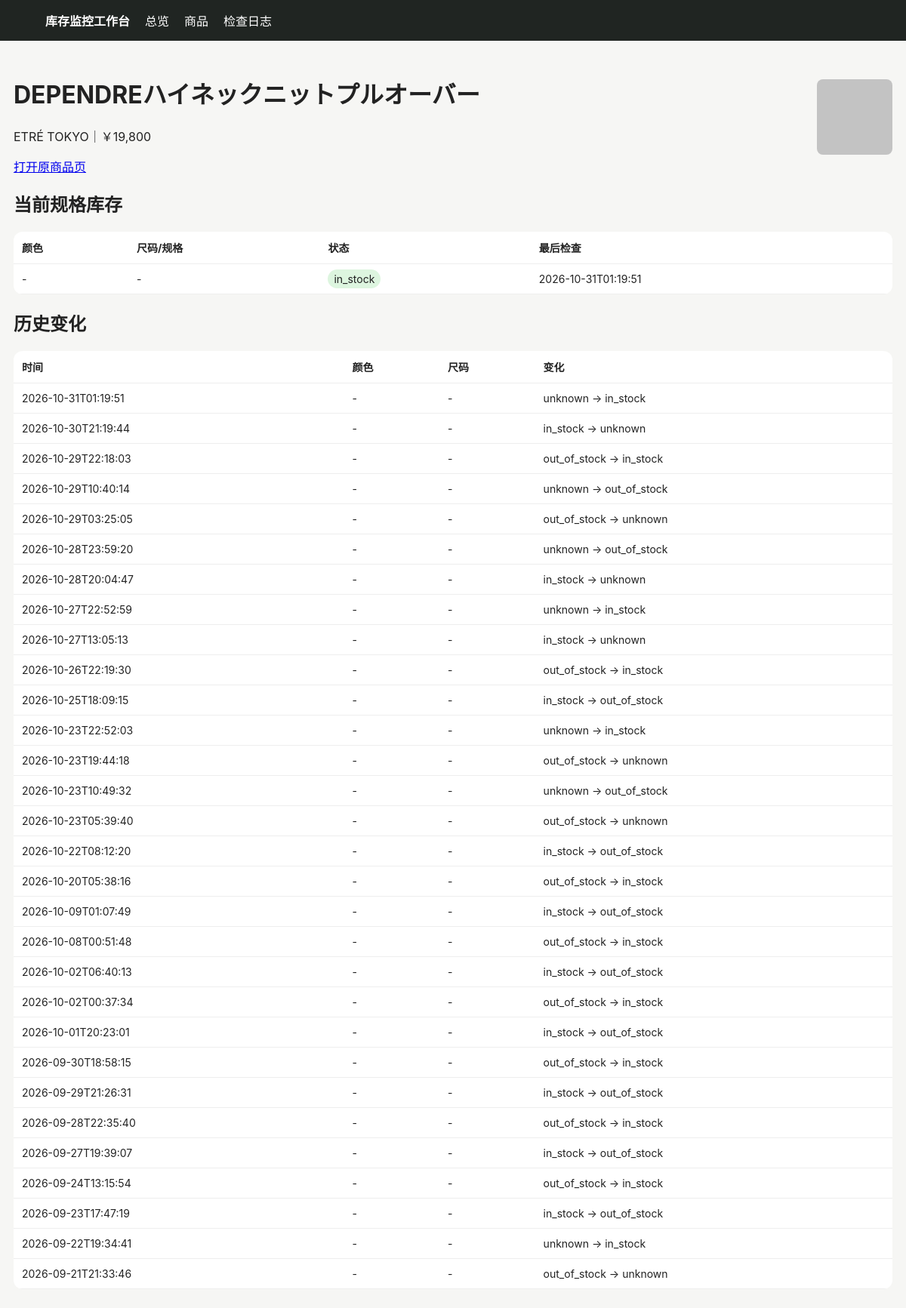
The app's page /product/671 with its own data.
### tables this page shows
CREATE TABLE products (
 id INTEGER PRIMARY KEY AUTOINCREMENT,
 site TEXT NOT NULL,
 url TEXT NOT NULL UNIQUE,
 name TEXT NOT NULL,
 price TEXT,
 image_url TEXT,
 first_seen TEXT NOT NULL,
 last_seen TEXT NOT NULL
);

CREATE TABLE variants (
 id INTEGER PRIMARY KEY AUTOINCREMENT,
 product_id INTEGER NOT NULL,
 color TEXT NOT NULL DEFAULT '',
 size TEXT NOT NULL DEFAULT '',
 status TEXT NOT NULL,
 last_checked TEXT NOT NULL,
 UNIQUE(product_id, color, size)
);

CREATE TABLE changes (
 id INTEGER PRIMARY KEY AUTOINCREMENT,
 product_id INTEGER NOT NULL,
 color TEXT NOT NULL DEFAULT '',
 size TEXT NOT NULL DEFAULT '',
 old_status TEXT NOT NULL,
 new_status TEXT NOT NULL,
 detected_at TEXT NOT NULL
);

### app/main.py (the view)
@app.get("/product/{pid}")
def product(request: Request, pid: int):
    with conn() as c:
        p=c.execute("SELECT * FROM products WHERE id=?",(pid,)).fetchone()
        vs=c.execute("SELECT * FROM variants WHERE product_id=? ORDER BY color,size",(pid,)).fetchall()
        cs=c.execute("SELECT * FROM changes WHERE product_id=? ORDER BY detected_at DESC",(pid,)).fetchall()
    return templates.TemplateResponse("product.html", {"request":request,"p":p,"variants":vs,"changes":cs})

### app/templates/product.html
{% extends "base.html" %}{% block content %}<div class="top"><div><h1>{{p.name}}</h1><p>{{p.site}}｜{{p.price}}</p><a href="{{p.url}}" target="_blank">打开原商品页</a></div>{% if p.image_url %}<img class="thumb" style="width:100px;height:100px" src="{{p.image_url}}">{% endif %}</div>
<h2>当前规格库存</h2><table><tr><th>颜色</th><th>尺码/规格</th><th>状态</th><th>最后检查</th></tr>{% for v in variants %}<tr><td>{{v.color or "-"}}</td><td>{{v.size or "-"}}</td><td><span class="badge {{v.status}}">{{v.status}}</span></td><td>{{v.last_checked}}</td></tr>{% endfor %}</table>
<h2>历史变化</h2><table><tr><th>时间</th><th>颜色</th><th>尺码</th><th>变化</th></tr>{% for c in changes %}<tr><td>{{c.detected_at}}</td><td>{{c.color or "-"}}</td><td>{{c.size or "-"}}</td><td>{{c.old_status}} → {{c.new_status}}</td></tr>{% endfor %}</table>{% endblock %}

### app/templates/base.html (shortened to what this page needs)
<!doctype html><html lang="zh-CN"><head><meta charset="utf-8"><meta name="viewport" content="width=device-width,initial-scale=1">
</head><body><nav><strong>库存监控工作台</strong><a href="/">总览</a><a href="/products">商品</a><a href="/logs">检查日志</a></nav><main>{% block content %}{% endblock %}</main></body></html>

### app/templates/base.html (style rules this page uses)
body { font-family:-apple-system,BlinkMacSystemFont,"Segoe UI",sans-serif;background:#f6f6f4;color:#222;margin:0 }
nav { background:#202522;color:#fff;padding:15px 5%;display:flex;gap:20px;align-items:center }
nav a { color:#fff;text-decoration:none }
main { max-width:1180px;margin:25px auto;padding:0 18px }
table { width:100%;border-collapse:collapse;background:#fff;border-radius:12px;overflow:hidden }
th,td { padding:11px;border-bottom:1px solid #eee;text-align:left;font-size:14px }
.badge { padding:4px 8px;border-radius:999px;background:#eee }
.in_stock { background:#ddf5df }
img.thumb { width:52px;height:52px;object-fit:cover;border-radius:8px }
.top { display:flex;justify-content:space-between;align-items:center;margin-bottom:18px }

### records on screen
products: name "DEPENDREハイネックニットプルオーバー", site "ETRÉ TOKYO", price "￥19,800", image_url (picture)
variants: color "-", size "-", status "in_stock", last_checked "2026-10-31T01:19:51", detected_at "2026-10-31T01:19:51", old_status "unknown", new_status "in_stock"
changes: detected_at "2026-09-24T13:15:54", color "-", size "-", old_status "out_of_stock", new_status "in_stock"
changes: detected_at "2026-09-23T17:47:19", color "-", size "-", old_status "in_stock", new_status "out_of_stock"
changes: detected_at "2026-09-22T19:34:41", color "-", size "-", old_status "unknown", new_status "in_stock"
changes: detected_at "2026-09-21T21:33:46", color "-", size "-", old_status "out_of_stock", new_status "unknown"

### other values on screen
{{ c.detected_at }} "2026-10-30T21:19:44" "2026-10-29T22:18:03" "2026-10-29T10:40:14" "2026-10-29T03:25:05" "2026-10-28T23:59:20" "2026-10-28T20:04:47" "2026-10-27T22:52:59" "2026-10-27T13:05:13" "2026-10-26T22:19:30" "2026-10-25T18:09:15" "2026-10-23T22:52:03" "2026-10-23T19:44:18" "2026-10-23T10:49:32" "2026-10-23T05:39:40" "2026-10-22T08:12:20" "2026-10-20T05:38:16" "2026-10-09T01:07:49" "2026-10-08T00:51:48" "2026-10-02T06:40:13" "2026-10-02T00:37:34" "2026-10-01T20:23:01" "2026-09-30T18:58:15" "2026-09-29T21:26:31" "2026-09-28T22:35:40" "2026-09-27T19:39:07"
{{ c.color or "-" }} "-" "-" "-" "-" "-" "-" "-" "-" "-" "-" "-" "-" "-" "-" "-" "-" "-" "-" "-" "-" "-" "-" "-" "-" "-"
{{ c.size or "-" }} "-" "-" "-" "-" "-" "-" "-" "-" "-" "-" "-" "-" "-" "-" "-" "-" "-" "-" "-" "-" "-" "-" "-" "-" "-"
{{ c.old_status }} "in_stock" "out_of_stock" "unknown" "out_of_stock" "unknown" "in_stock" "unknown" "in_stock" "out_of_stock" "in_stock" "unknown" "out_of_stock" "unknown" "out_of_stock" "in_stock" "out_of_stock" "in_stock" "out_of_stock" "in_stock" "out_of_stock" "in_stock" "out_of_stock" "in_stock" "out_of_stock" "in_stock"
{{ c.new_status }} "unknown" "in_stock" "out_of_stock" "unknown" "out_of_stock" "unknown" "in_stock" "unknown" "in_stock" "out_of_stock" "in_stock" "unknown" "out_of_stock" "unknown" "out_of_stock" "in_stock" "out_of_stock" "in_stock" "out_of_stock" "in_stock" "out_of_stock" "in_stock" "out_of_stock" "in_stock" "out_of_stock"
